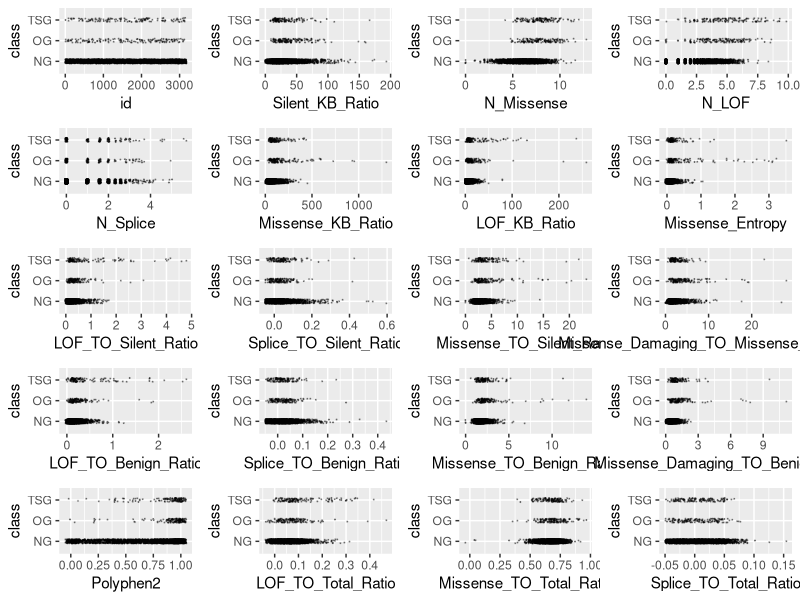
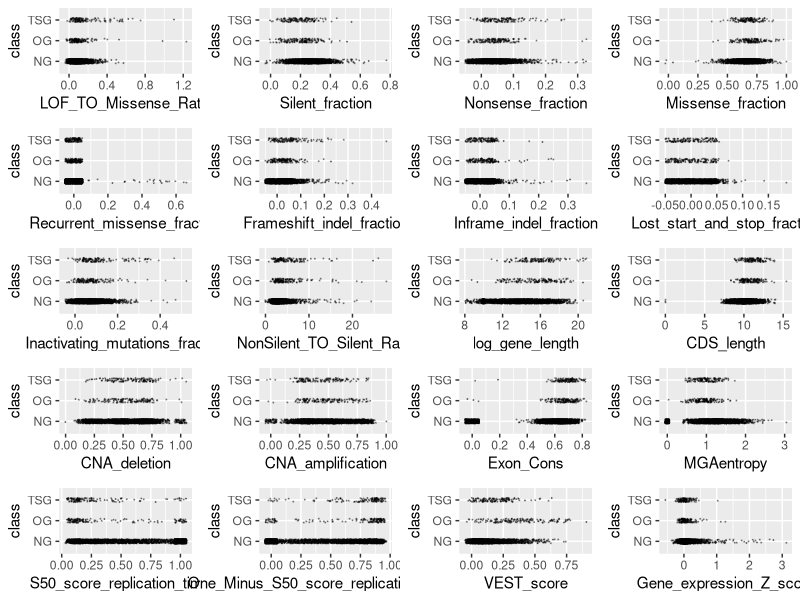
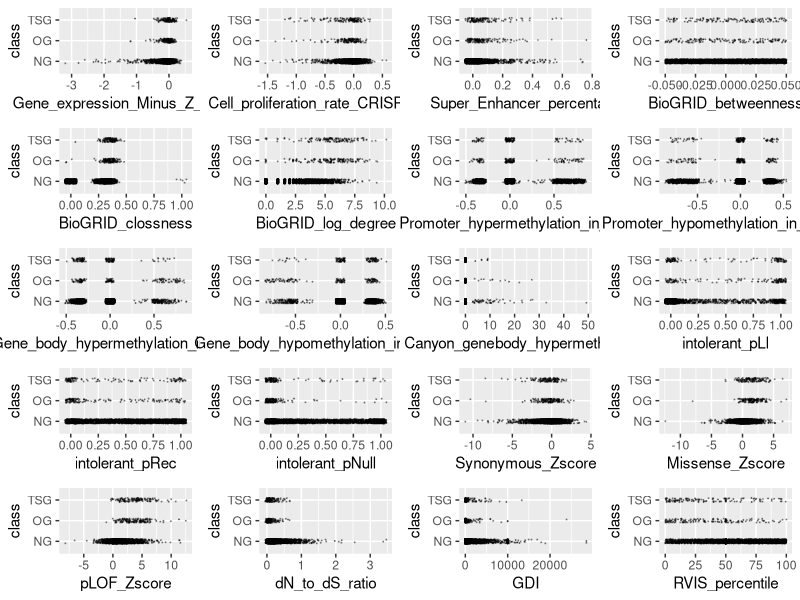
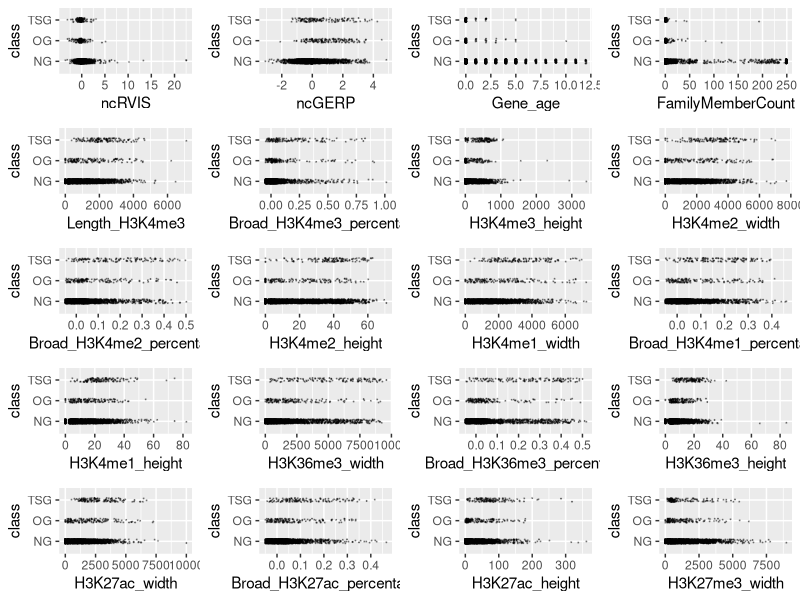
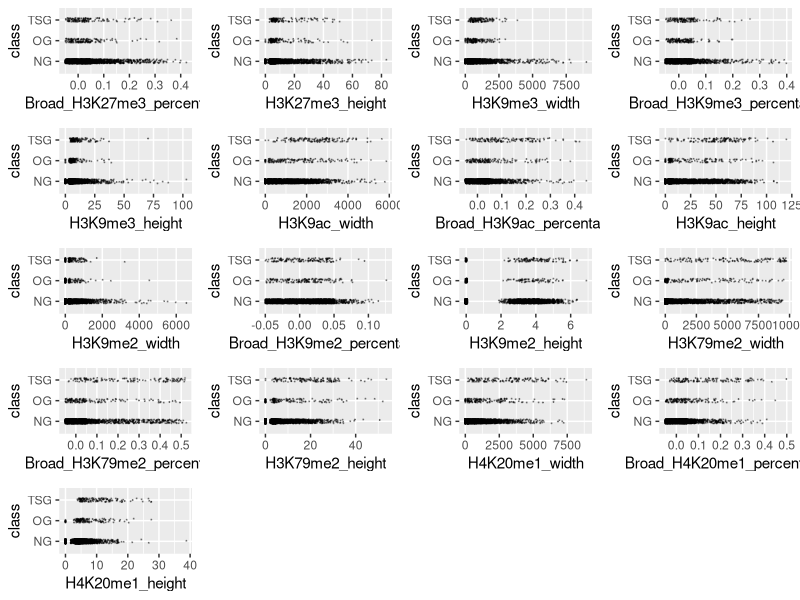
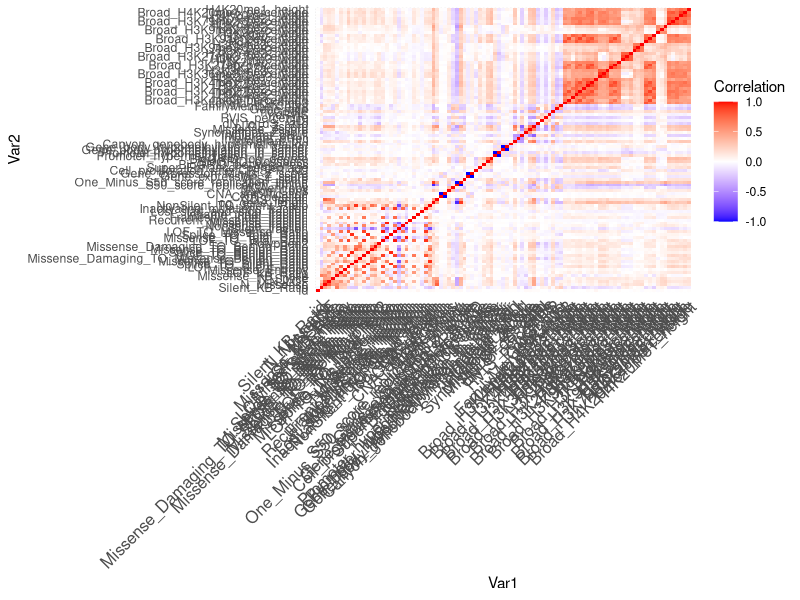
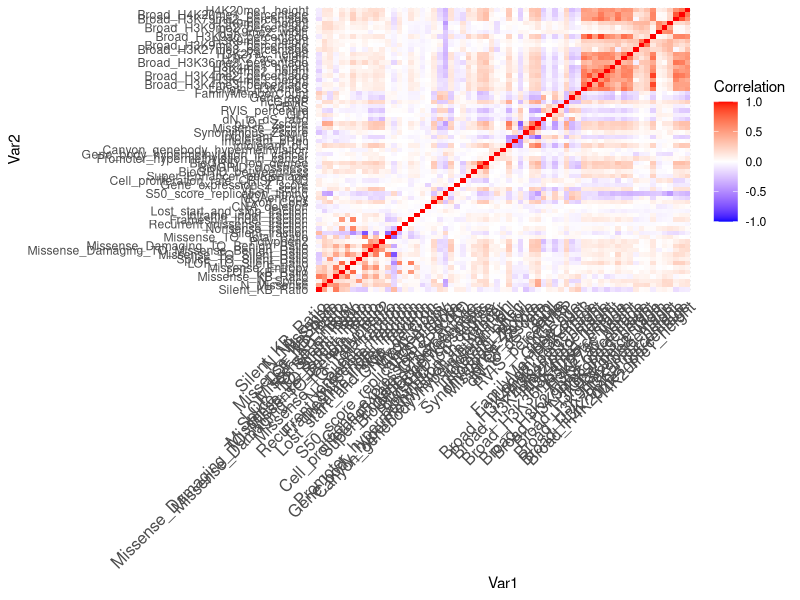
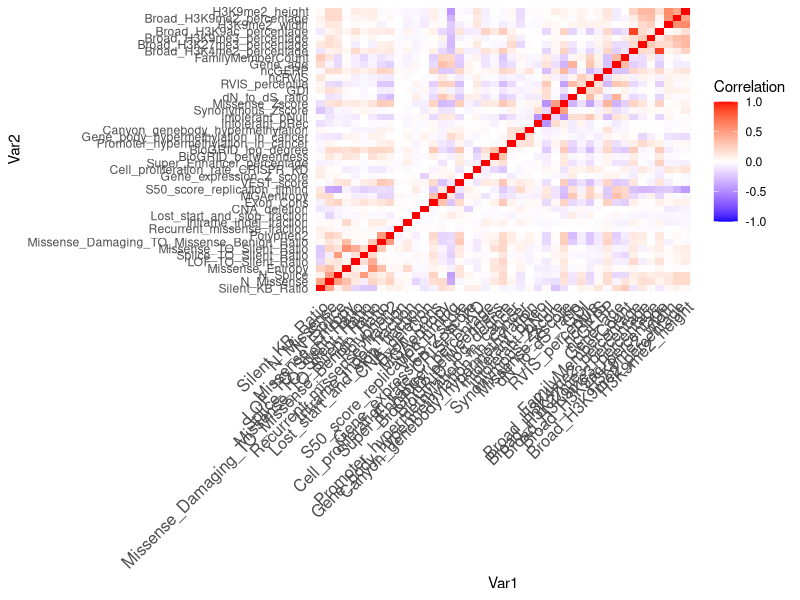

Write the R code that produced these figures, in order.
## ---- chunk 1
knitr::opts_chunk$set(echo = TRUE, comment = NA)
## ---- chunk 2
training <- read.csv("training.csv", stringsAsFactors = TRUE)
training$class <- factor(training$class)
levels(training$class) <- c("NG", "OG", "TSG")
# Create an outlier function
outlier <- function(data) {
  low <- mean(data) - 3 * sd(data)
  high <- mean(data) + 3 * sd(data)
  which(data < low | data > high)
}
# library(ggplot2)
# scatter <- function(var) {
#   ggplot(training, aes_string(var, "class")) +
#     geom_jitter(width = 0.05, height = 0.1, size = 0.1,
#                 colour = rgb(0, 0, 0, alpha = 1 / 3))
# }
# scat_plot <- lapply(names(training)[-99], scatter)
# library(gridExtra)
# grid.arrange(grobs = scat_plot[1:20], ncol = 4)
# grid.arrange(grobs = scat_plot[21:40], ncol = 4)
# grid.arrange(grobs = scat_plot[41:60], ncol = 4)
# grid.arrange(grobs = scat_plot[61:80], ncol = 4)
# grid.arrange(grobs = scat_plot[81:98], ncol = 4)
outliers <- table(unlist(lapply(training[,-99], outlier)))
outlier_index <- sort(outliers, decreasing = TRUE)
# Remove 50 most common outliers (i.e. outliers across multiple predictors)
training <- training[-as.numeric(names(outlier_index)[1:50]),]

# The below variables had outstanding outliers which we chose to remove
sort(training$Missense_TO_Silent_Ratio, decreasing = TRUE)[1:10]
training <- training[-which(training$Missense_TO_Silent_Ratio > 100), ]
sort(training$Missense_KB_Ratio, decreasing = TRUE)[1:10]
training <- training[-which(training$Missense_KB_Ratio > 2000), ]
sort(training$LOF_TO_Silent_Ratio, decreasing = TRUE)[1:10]
training <- training[-which(training$LOF_TO_Silent_Ratio > 5), ]
sort(training$Gene_expression_Z_score, decreasing = TRUE)[1:10]
training <- training[-which(training$Gene_expression_Z_score > 4), ]
sort(training$dN_to_dS_ratio, decreasing = TRUE)[1:10]
training <- training[-which(training$dN_to_dS_ratio > 5),]
sort(training$Silent_KB_Ratio, decreasing = TRUE)[1:10]
training <- training[-which(training$Silent_KB_Ratio > 200), ]
sort(training$Lost_start_and_stop_fraction, decreasing = TRUE)[1:10]
training <- training[-which(training$Lost_start_and_stop_fraction > 0.2),]
sort(training$Synonymous_Zscore, decreasing = FALSE)[1:10]
training <- training[-which(training$Synonymous_Zscore < -15), ]
numeric_training <- training[,-99]

# Lots of zeroes for some observations, so removed those observations with quite a few zeroes across predictor variables
n_zeroes <- rep(NA, nrow(numeric_training))

for(i in seq_len(nrow(numeric_training))){
  row_i_zeroes <- 0
  for(j in seq_len(ncol(numeric_training))){
    if(round(numeric_training[i,j], digits = 5) == 0){
      row_i_zeroes <- row_i_zeroes + 1
    }
  }
  n_zeroes[i] <- row_i_zeroes
}
training <- training[n_zeroes <= ncol(training) / 2, ]
# Remove 1 of 2 variables that have r value of 1 or -1 (i.e. perfectly correlated)
perf_corr <- which(abs(cor(training[,-99])) == 1, arr.ind = TRUE)
which(perf_corr[,1] != perf_corr[,2])
training <- training[, -43]
## ---- chunk 3
library(ggplot2)
scatter <- function(var) {
  ggplot(training, aes_string(var, "class")) +
    geom_jitter(width = 0.05, height = 0.1, size = 0.1,
                colour = rgb(0, 0, 0, alpha = 1 / 3))
}
scat_plot <- lapply(names(training)[-98], scatter)
library(gridExtra)
grid.arrange(grobs = scat_plot[1:20], ncol = 4)
grid.arrange(grobs = scat_plot[21:40], ncol = 4)
grid.arrange(grobs = scat_plot[41:60], ncol = 4)
grid.arrange(grobs = scat_plot[61:80], ncol = 4)
grid.arrange(grobs = scat_plot[81:97], ncol = 4)
## ---- chunk 4
library(dplyr)
#function to calculate wca
score <- function (conf_mat) {
  print(sum(diag(conf_mat) * c(1, 20, 20)))
  print(sum(diag(conf_mat) * c(1, 20, 20)) / sum(apply(conf_mat, 2, sum) * c(1, 20, 20)))
}

# Set new threshold to account for unbalanced data
classify <- function(probs, k) {
  if (any(probs[2:3] > k)) {
    subset <- probs[2:3]
    output <- which(subset == max(subset))
    if (length(output) > 1) {
        output <- sample(1:2, 1)
    }
  } else {
    output <- 0
  }
  output
}
## ---- chunk 5
library(dplyr)
library(caret)
set.seed(12)
mn <- nnet::multinom(class ~ ., data = training, model = TRUE)
tidymn <- broom::tidy(mn) %>% arrange(p.value)
tidymn <- tidymn %>% filter(p.value < 0.05 / nrow(tidymn))
terms <- unique(tidymn$term)[-1]
library(dplyr)
sig <- logical(97)
names(sig) <- names(training)[-98]
k <- 1
diffs <- logical(97)
for (var in names(training)[-98]) {
  model <- aov(training[[var]] ~ factor(training$class))
  sig[k] <- summary(model)[[1]][1, 5]
  diffs[k] <- all(TukeyHSD(model)$`factor(training$class)`[, 4] < 0.05 / 97)
  k <- k + 1
}
sort(sig[diffs])
score <- function (conf_mat) {
  sum(diag(conf_mat) * c(1, 20, 20)) / sum(apply(conf_mat, 2, sum) * c(1, 20, 20))
}

sig_terms <- names(sort(sig[diffs]))
combo_terms <- table(c(terms, sig_terms)) == 2
final_terms <- names(combo_terms[combo_terms])
term_mat <- cor(training %>% select(all_of(final_terms)))
ind_terms <- final_terms[-c(1, 3, 4, 5, 10, 11, 13, 14, 15, 17)]

vars <- training
cor_mtx <- round(cor(vars[, names(vars) != "class"]), 2)
library(reshape2)
melted_cor_mtx <- melt(cor_mtx)
cor_heatmap <- ggplot(data = melted_cor_mtx, aes(x = Var1, y = Var2, fill = value)) + geom_tile()
cor_heatmap <- cor_heatmap +
  scale_fill_gradient2(low = "blue", high = "red", mid = "white",
                       midpoint = 0, limit = c(-1, 1), space = "Lab", name="Correlation") + 
  theme_minimal() +
  theme(axis.text.x = element_text(angle = 45, vjust = 1, size = 12, hjust = 1))
cor_heatmap

which(abs(cor_mtx) > 0.75, arr.ind = TRUE)
# Eliminate all but one of a set of variables highly correlated with one another
vars <- vars[, -c(1, 4, 32, 13, 18, 21, 29, 14, 20, 15, 30,
                  15, 24, 31, 38, 34, 41, 48, 50, 68, 86, 88,
                  71, 72, 78, 74, 76, 80, 82, 83, 92, 94, 95)]
cor_mtx <- round(cor(vars[, names(vars) != "class"]), 2)
library(reshape2)
melted_cor_mtx <- melt(cor_mtx)
cor_heatmap <- ggplot(data = melted_cor_mtx, aes(x = Var1, y = Var2, fill = value)) + geom_tile()
cor_heatmap <- cor_heatmap +
  scale_fill_gradient2(low = "blue", high = "red", mid = "white",
                       midpoint = 0, limit = c(-1, 1), space = "Lab", name="Correlation") + 
  theme_minimal() +
  theme(axis.text.x = element_text(angle = 45, vjust = 1, size = 12, hjust = 1))
cor_heatmap


which(abs(cor_mtx) > 0.6, arr.ind = TRUE)
# Eliminate all but one of a set of variables highly correlated with one another
vars <- vars[, -c(4, 5, 15, 17, 11, 13, 14, 29, 39, 47,
                  48, 51, 49, 54, 55, 52, 58, 63, 65,
                  34, 64, 53)]

cor_mtx <- round(cor(vars[, names(vars) != "class"]), 2)
library(reshape2)
melted_cor_mtx <- melt(cor_mtx)
cor_heatmap <- ggplot(data = melted_cor_mtx, aes(x = Var1, y = Var2, fill = value)) + geom_tile()
cor_heatmap <- cor_heatmap +
  scale_fill_gradient2(low = "blue", high = "red", mid = "white",
                       midpoint = 0, limit = c(-1, 1), space = "Lab", name="Correlation") + 
  theme_minimal() +
  theme(axis.text.x = element_text(angle = 45, vjust = 1, size = 12, hjust = 1))
cor_heatmap

set.seed(12)
mn <- nnet::multinom(class ~ ., data = vars, model = TRUE)
tidymn <- broom::tidy(mn) %>% arrange(p.value)
tidymn <- tidymn %>% filter(p.value < 0.05 / nrow(tidymn))
terms <- unique(tidymn$term)[-1]
terms
## ---- chunk 6
vars <- training %>% select(all_of(terms), class)
set.seed(54321)
thresh_list <- list()
length(thresh_list) <- 10
j <- 1
# for() loop to validate post cross-validation with WCA and varying thresholds
for (rand in ceiling(runif(10, min = 1, max = 10000000))) {
  set.seed(rand)
  vars_split <- createDataPartition(vars$class, p = 0.8, list = FALSE)
  vars_train <- vars[vars_split, ]
  vars_test <- vars[-vars_split, ]
  
  train_cont <- trainControl(method = "cv", number = 5, classProbs = TRUE, savePredictions = TRUE)
  lda_ft <- train(class ~ ., data = vars_train, method = "lda", preProc = c("center", "scale"),
                  trControl = train_cont)
  preds <- predict(lda_ft, newdata = vars_test, type = "prob")
  scores <- numeric(100)
  for (i in seq(from = 0.001, to = 0.1, by = 0.001)) {
    lda_mod <- table("pred"=apply(preds, 1, classify, k = i), "obs" = vars_test$class)
    lda_mod
    scores[i*1000] <- score(lda_mod)
  }
  thresh_list[[j]] <- scores
  j <- j + 1
}

# Plot WCA as a function of threshold for various seeds to see best threshold
thresh_vals <- c(0.001, 0.0025, 0.005, 0.01, 0.025, 0.05, 0.1)
plot(thresh_list[[1]] ~ seq(from = 0.001, to = 0.1, by = 0.001),
     type = "l", ylim = c(0.6, 0.9), col = rgb(0, 0, 0, alpha = 0.5),
     xaxt = "n", ylab = "WCA Percentage",
     xlab = "Threshold for Choosing Between (0) and (1 and 2)")
for (i in 2:10) {
  red <- 0
  green <- 0
  blue <- 0
  if (i %% 4 == 1) {red <- 0.5}
  if (i %% 4 == 2) {green <- 0.5}
  if (i %% 4 == 3) {blue <- 0.5}
  lines(seq(from = 0.001, to = 0.1, by = 0.001), thresh_list[[i]],
        col = rgb(red, green, blue, alpha = 0.5))
  
}
abline(v = thresh_vals, col = rgb(0, 0, 0, alpha = 0.5))
axis(side = 1, at = thresh_vals, cex.axis = 0.75, las = 2)
best_thresh <- unlist(lapply(thresh_list, which.max))
median(best_thresh * 0.001)
thresh_val_scores <- matrix(nrow = 10, ncol = length(thresh_vals))
colnames(thresh_val_scores) <- thresh_vals
for (i in 1:10) {
  thresh_val_scores[i, ] <- thresh_list[[i]][thresh_vals * 1000]
}
apply(thresh_val_scores, 2, mean)
# Use threshold of 0.005 for determining when to classify as OG or TSG (highest peak)
set.seed(1245)
vars_split <- createDataPartition(vars$class, p = 0.8, list = FALSE)
vars_train <- vars[vars_split, ]
vars_test <- vars[-vars_split, ]
train_cont <- trainControl(method = "cv", number = 5,
                           classProbs = TRUE, savePredictions = TRUE)
lda_ft <- train(class ~ ., data = vars_train, method = "lda",
                preProc = c("center", "scale"), trControl = train_cont)
preds <- predict(lda_ft, newdata = vars_test, type = "prob")
lda_mod <- table("pred" = apply(preds, 1, classify, k = 0.005),
                 "obs" = vars_test$class)
lda_mod
score(lda_mod)
## ---- chunk 7
# Write prediction model on test data
tests <- read.csv("test.csv")
preds <- predict(lda_ft, newdata = tests, type = "prob")
preds <- apply(preds, 1, classify, k = 0.005)
names(preds) <- tests$id
csv_file <- data.frame(id = tests$id,
                       class = preds)
#write.csv(csv_file, "modelpredictions12.csv", row.names = FALSE)
model_10 <- read.csv("modelpredictions12.csv")
table("BEST MOD" = model_10$class, csv_file$class)
mean(model_10$class == csv_file$class)
